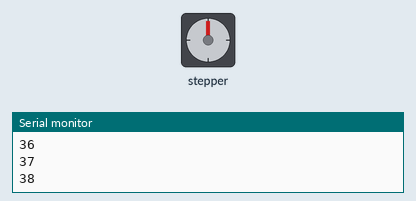
This sketch was run on a simulated Arduino Uno, built with avr-gcc and run on an emulated ATmega328P. Parts: stepper motor, the last lines printed to the serial monitor. Wiring (inferred from the names in the program): stepper motor (2048 steps per turn assumed): coils pin 9, pin 10, pin 11, pin 12.

Above: at 0.15 s.
At 2.86 s:
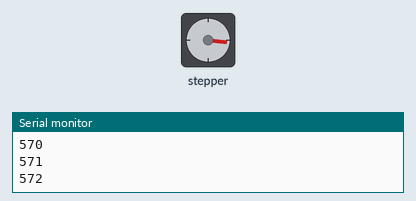
At 5.9 s:
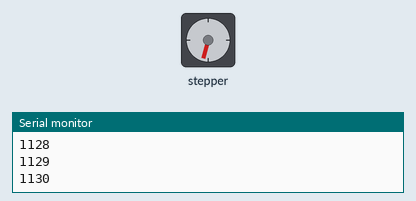
At 11.6 s:
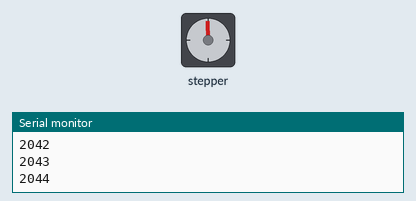
Timing chart, 0 to 13.1 s (numbered marks = the images above):
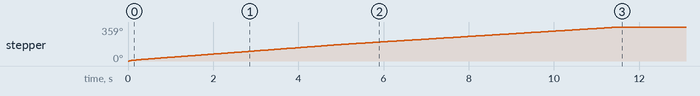

The sketch:

28BYJ-48_ULN2003_step_fullwave.ino
```cpp
#define STEPPER_PIN_1 9
#define STEPPER_PIN_2 10
#define STEPPER_PIN_3 11
#define STEPPER_PIN_4 12
int step_number = 0;
int stepp = 0;

void setup() {
  Serial.begin(9600);
pinMode(STEPPER_PIN_1, OUTPUT);
pinMode(STEPPER_PIN_2, OUTPUT);
pinMode(STEPPER_PIN_3, OUTPUT);
pinMode(STEPPER_PIN_4, OUTPUT);

}

void loop() {

  if(stepp<=2048) { // 1 cycle
    OneStep(true);
    delay(2);
    Serial.println(stepp);
  }

}


void OneStep(bool dir){
  stepp++;
  if(dir){
    switch(step_number){
      case 0:
      digitalWrite(STEPPER_PIN_1, HIGH);
      digitalWrite(STEPPER_PIN_2, LOW);
      digitalWrite(STEPPER_PIN_3, LOW);
      digitalWrite(STEPPER_PIN_4, HIGH);
      break;
      case 1:
      digitalWrite(STEPPER_PIN_1, HIGH);
      digitalWrite(STEPPER_PIN_2, HIGH);
      digitalWrite(STEPPER_PIN_3, LOW);
      digitalWrite(STEPPER_PIN_4, LOW);
      break;
      case 2:
      digitalWrite(STEPPER_PIN_1, LOW);
      digitalWrite(STEPPER_PIN_2, HIGH);
      digitalWrite(STEPPER_PIN_3, HIGH);
      digitalWrite(STEPPER_PIN_4, LOW);
      break;
      case 3:
      digitalWrite(STEPPER_PIN_1, LOW);
      digitalWrite(STEPPER_PIN_2, LOW);
      digitalWrite(STEPPER_PIN_3, HIGH);
      digitalWrite(STEPPER_PIN_4, HIGH);
      break;
    }
  }else{
    switch(step_number){
      case 0:
      digitalWrite(STEPPER_PIN_1, HIGH);
      digitalWrite(STEPPER_PIN_2, LOW);
      digitalWrite(STEPPER_PIN_3, LOW);
      digitalWrite(STEPPER_PIN_4, HIGH);
      break;
      case 1:
      digitalWrite(STEPPER_PIN_1, LOW);
      digitalWrite(STEPPER_PIN_2, LOW);
      digitalWrite(STEPPER_PIN_3, HIGH);
      digitalWrite(STEPPER_PIN_4, HIGH);
      break;
      case 2:
      digitalWrite(STEPPER_PIN_1, LOW);
      digitalWrite(STEPPER_PIN_2, HIGH);
      digitalWrite(STEPPER_PIN_3, HIGH);
      digitalWrite(STEPPER_PIN_4, LOW);
      break;
      case 3:
      digitalWrite(STEPPER_PIN_1, HIGH);
      digitalWrite(STEPPER_PIN_2, HIGH);
      digitalWrite(STEPPER_PIN_3, LOW);
      digitalWrite(STEPPER_PIN_4, LOW);
    }
  }
  step_number++;
  if(step_number > 3){
    step_number = 0;
  }
}
```

Measured:
- by itself, stepper: turns 359° clockwise in 11.5 s
